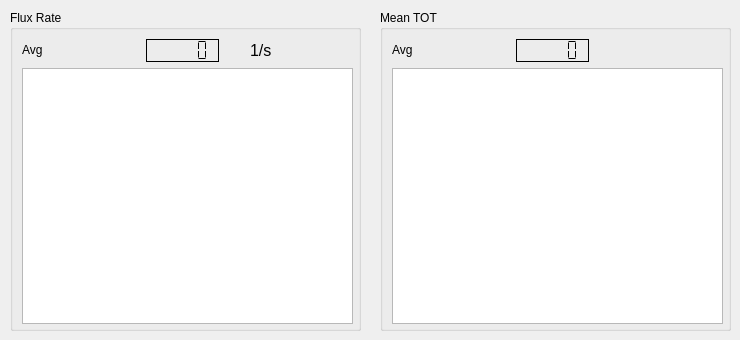
      <widget class="QWidget" name="tab_2">
       <attribute name="title">
        <string>Science Feedback</string>
       </attribute>
       <widget class="QGroupBox" name="groupBox_9">
        <property name="geometry">
         <rect>
          <x>10</x>
          <y>10</y>
          <width>351</width>
          <height>321</height>
         </rect>
        </property>
        <property name="title">
         <string>Flux Rate</string>
        </property>
        <layout class="QGridLayout" name="gridLayout_13">
         <item row="1" column="0" colspan="3">
          <widget class="PlotWidget" name="graphicsView_9">
           <property name="minimumSize">
            <size>
             <width>331</width>
             <height>256</height>
            </size>
           </property>
           <property name="maximumSize">
            <size>
             <width>331</width>
             <height>256</height>
            </size>
           </property>
          </widget>
         </item>
         <item row="0" column="0">
          <widget class="QLabel" name="label_57">
           <property name="minimumSize">
            <size>
             <width>72</width>
             <height>23</height>
            </size>
           </property>
           <property name="maximumSize">
            <size>
             <width>72</width>
             <height>23</height>
            </size>
           </property>
           <property name="text">
            <string>&lt;html&gt;&lt;head/&gt;&lt;body&gt;&lt;p&gt;Avg&lt;/p&gt;&lt;/body&gt;&lt;/html&gt;</string>
           </property>
          </widget>
         </item>
         <item row="0" column="1">
          <widget class="QLCDNumber" name="lcdNumber_24">
           <property name="minimumSize">
            <size>
             <width>73</width>
             <height>23</height>
            </size>
           </property>
           <property name="maximumSize">
            <size>
             <width>73</width>
             <height>23</height>
            </size>
           </property>
           <property name="font">
            <font>
             <underline>false</underline>
            </font>
           </property>
           <property name="frameShape">
            <enum>QFrame::Box</enum>
           </property>
           <property name="frameShadow">
            <enum>QFrame::Plain</enum>
           </property>
           <property name="lineWidth">
            <number>1</number>
           </property>
           <property name="midLineWidth">
            <number>0</number>
           </property>
           <property name="smallDecimalPoint">
            <bool>false</bool>
           </property>
           <property name="segmentStyle">
            <enum>QLCDNumber::Flat</enum>
           </property>
          </widget>
         </item>
         <item row="0" column="2">
          <widget class="QLabel" name="label_58">
           <property name="minimumSize">
            <size>
             <width>72</width>
             <height>23</height>
            </size>
           </property>
           <property name="maximumSize">
            <size>
             <width>72</width>
             <height>23</height>
            </size>
           </property>
           <property name="text">
            <string>&lt;html&gt;&lt;head/&gt;&lt;body&gt;&lt;p&gt;&lt;span style=&quot; font-size:12pt;&quot;&gt;1/s&lt;/span&gt;&lt;/p&gt;&lt;/body&gt;&lt;/html&gt;</string>
           </property>
          </widget>
         </item>
        </layout>
       </widget>
       <widget class="QGroupBox" name="groupBox_10">
        <property name="geometry">
         <rect>
          <x>380</x>
          <y>10</y>
          <width>351</width>
          <height>321</height>
         </rect>
        </property>
        <property name="title">
         <string>Mean TOT</string>
        </property>
        <layout class="QGridLayout" name="gridLayout_14">
         <item row="0" column="0">
          <widget class="QLabel" name="label_56">
           <property name="minimumSize">
            <size>
             <width>72</width>
             <height>23</height>
            </size>
           </property>
           <property name="maximumSize">
            <size>
             <width>72</width>
             <height>23</height>
            </size>
           </property>
           <property name="text">
            <string>&lt;html&gt;&lt;head/&gt;&lt;body&gt;&lt;p&gt;Avg&lt;/p&gt;&lt;/body&gt;&lt;/html&gt;</string>
           </property>
          </widget>
         </item>
         <item row="1" column="0" colspan="3">
          <widget class="PlotWidget" name="graphicsView_10">
           <property name="minimumSize">
            <size>
             <width>331</width>
             <height>256</height>
            </size>
           </property>
           <property name="maximumSize">
            <size>
             <width>331</width>
             <height>256</height>
            </size>
           </property>
          </widget>
         </item>
         <item row="0" column="1">
          <widget class="QLCDNumber" name="lcdNumber_25">
           <property name="minimumSize">
            <size>
             <width>73</width>
             <height>23</height>
            </size>
           </property>
           <property name="maximumSize">
            <size>
             <width>73</width>
             <height>23</height>
            </size>
           </property>
           <property name="font">
            <font>
             <underline>false</underline>
            </font>
           </property>
           <property name="frameShape">
            <enum>QFrame::Box</enum>
           </property>
           <property name="frameShadow">
            <enum>QFrame::Plain</enum>
           </property>
           <property name="lineWidth">
            <number>1</number>
           </property>
           <property name="midLineWidth">
            <number>0</number>
           </property>
           <property name="smallDecimalPoint">
            <bool>false</bool>
           </property>
           <property name="segmentStyle">
            <enum>QLCDNumber::Flat</enum>
           </property>
          </widget>
         </item>
         <item row="0" column="2">
          <widget class="QLabel" name="label_59">
           <property name="minimumSize">
            <size>
             <width>72</width>
             <height>23</height>
            </size>
           </property>
           <property name="maximumSize">
            <size>
             <width>72</width>
             <height>23</height>
            </size>
           </property>
           <property name="text">
            <string>&lt;html&gt;&lt;head/&gt;&lt;body&gt;&lt;p&gt;&lt;br/&gt;&lt;/p&gt;&lt;/body&gt;&lt;/html&gt;</string>
           </property>
          </widget>
         </item>
        </layout>
       </widget>
      </widget>
